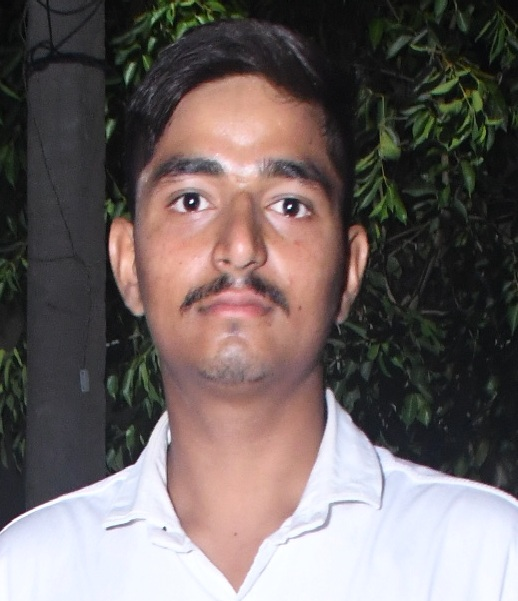
#> input picture Computer vision Unit 2 Programming Assignment/04_Histogram/input.jpg, 518 x 601 px
$ python program.py
#> lines starting #> are read from the running program, lines starting #| are printed output that depends on the picture
import cv2
import numpy as np
import matplotlib.pyplot as plt

img = cv2.imread("input.jpg", cv2.IMREAD_GRAYSCALE)
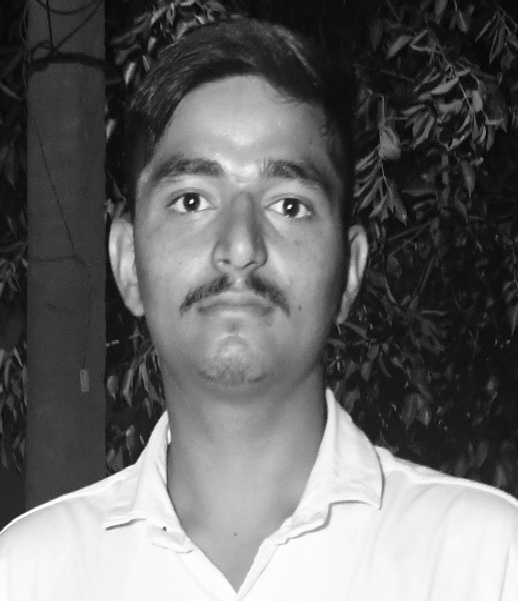
#> img: shape (601, 518); min 2, max 255, mean 103.1
if img is None:
    print("Image not found!")
    exit()

hist = cv2.calcHist([img], [0], None, [256], [0, 256])
#> hist = 256 values, max 5120 at index 20, min 0 at index 0, mean 1216.1

highest_intensity = np.argmax(hist)
#> highest_intensity = 20

print("Intensity with highest frequency:", highest_intensity)
#| Intensity with highest frequency: 20

plt.figure(figsize=(10, 5))
plt.plot(hist)
plt.title("Grayscale Image Histogram")
plt.xlabel("Intensity")
plt.ylabel("Frequency")
plt.xlim([0, 256])

plt.savefig("output.png")
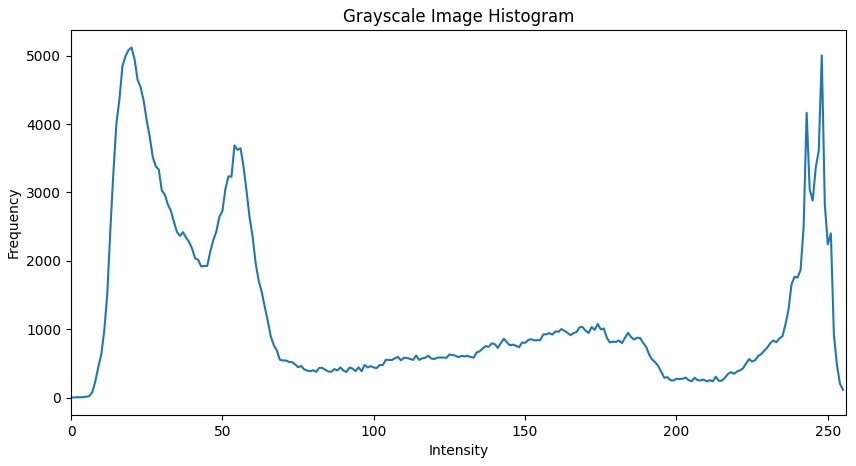
#> figure drawn by matplotlib, 1 panel; curve peaks at x = 20, y = 5120

plt.show()
